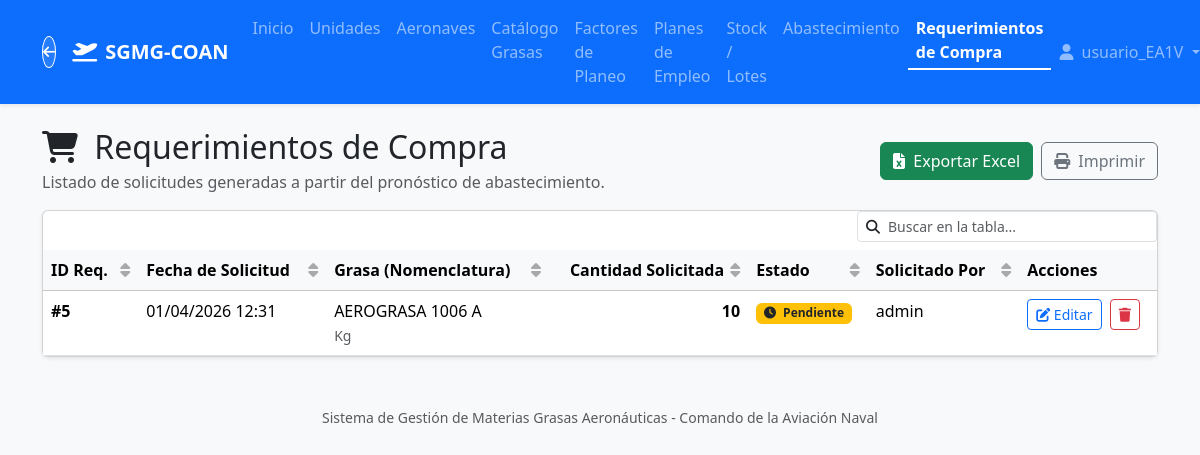
The page /procurement/requirements/ (signed in) on the database its author committed.
### core/models.py (models this page shows, shortened)
class CustomUser(AbstractUser):
    unit = models.ForeignKey(
        'Unit',
        on_delete=models.SET_NULL,
        null=True,
        blank=True,
        related_name='users',
        verbose_name="Unidad / Escuadrilla Asignada",
        help_text="Asignar una unidad para restringir al usuario a consumos únicamente de esta ubicación."
    )

class ProcurementRequirement(models.Model):
    STATUS_CHOICES = [
        ('PENDING', 'Pendiente de Compra'),
        ('ORDERED', 'En proceso de Compra'),
        ('DELIVERED', 'Recibido / Completado'),
        ('CANCELLED', 'Cancelado'),
    ]
    grease_type = models.ForeignKey(GreaseType, on_delete=models.CASCADE, related_name="requirements", verbose_name="Tipo de Grasa")
    requested_quantity = models.DecimalField(max_digits=10, decimal_places=2, verbose_name="Cantidad Requerida")
    request_date = models.DateTimeField(auto_now_add=True, verbose_name="Fecha de Solicitud")
    requested_by = models.ForeignKey(CustomUser, on_delete=models.SET_NULL, null=True, verbose_name="Solicitado Por")
    status = models.CharField(max_length=20, choices=STATUS_CHOICES, default='PENDING', verbose_name="Estado")
    notes = models.TextField(blank=True, null=True, verbose_name="Observaciones")
    class Meta:
        verbose_name = "Requerimiento de Adquisición"
        verbose_name_plural = "Requerimientos de Adquisición"
        ordering = ['-request_date']

class GreaseType(models.Model):
    unidad = models.CharField(max_length=50, verbose_name="UNIDAD")
    nomenclatura = models.CharField(max_length=150, verbose_name="NOMENCLATURA")
    nne_nsn = models.CharField(max_length=100, verbose_name="N.N.E. / N.S.N.", blank=True, null=True)
    sibys = models.CharField(max_length=100, verbose_name="SIBYS", blank=True, null=True)
    nato = models.CharField(max_length=100, verbose_name="NATO", blank=True, null=True)
    normas_mil_otras = models.CharField(max_length=200, verbose_name="NORMAS MIL / OTRAS", blank=True, null=True)
    shelf_life_months = models.PositiveIntegerField(verbose_name="Vida Útil Total (Meses)")
    recertification_allowed = models.BooleanField(default=False, verbose_name="Permite Re-certificación")
    minimum_stock = models.DecimalField(max_digits=10, decimal_places=2, default=0, verbose_name="Stock Mínimo Permanente", help_text="Punto de pedido. El sistema enviará alertas si el stock cae por debajo de esta cantidad.")
    class Meta:
        verbose_name = "Tipo de Grasa / Aceite"
        verbose_name_plural = "Tipos de Grasas / Aceites"

### core/views.py (the view)
# urls.py: path('procurement/requirements/', views.ProcurementRequirementListView.as_view(), name='requirement_list'),
class ProcurementRequirementListView(ActiveUserRequiredMixin, ListView):
    model = ProcurementRequirement
    template_name = 'core/procurementrequirement_list.html'
    context_object_name = 'requirements'
    def get_queryset(self):
        return super().get_queryset().order_by('-request_date')

### core/templatetags/core_filters.py (called while the page is built)
@register.filter
def smart_number(value):
    try:
        if isinstance(value, Decimal):
            d = value.normalize()
            if d == d.to_integral():
                return int(d)
            return d
        f_val = float(value)
        rounded_val = round(f_val, 4)
        if rounded_val.is_integer():
            return int(rounded_val)
        return rounded_val
    except (ValueError, TypeError):
        return value

### core/views.py (called while the page is built)
    def test_func(self):
        user = self.request.user
        if not user.is_authenticated:
            return False
        return user.is_superuser or user.groups.filter(name__in=['Administrador', 'Logistica']).exists() or user.unit is not None

### core/templates/core/procurementrequirement_list.html (shortened to what this page needs)
{% extends 'base.html' %}
{% load core_filters %}
{% block content %}
<div class="d-flex justify-content-between align-items-center mt-4 mb-3">
    <div>
        <h2 class="mb-0"><i class="fa-solid fa-cart-shopping me-2"></i> Requerimientos de Compra</h2>
        <p class="text-muted mb-0 mt-1">Listado de solicitudes generadas a partir del pronóstico de abastecimiento.</p>
    </div>
    <div class="d-flex gap-2 no-print">
        <a href="{% url 'export_requirements_csv' %}" class="btn btn-success" title="Exportar a Excel (CSV)">
            <i class="fa-solid fa-file-excel me-1"></i> Exportar Excel
        </a>
        <button onclick="window.print()" class="btn btn-outline-secondary" title="Imprimir listado">
            <i class="fa-solid fa-print me-1"></i> Imprimir
        </button>
    </div>
</div>
<div class="card shadow-sm">
    <div class="card-body p-0">
        <div class="table-responsive">
            <table class="table table-hover mb-0">
                <thead class="table-light">
                    <tr>
                        <th>ID Req.</th>
                        <th>Fecha de Solicitud</th>
                        <th>Grasa (Nomenclatura)</th>
                        <th class="text-end">Cantidad Solicitada</th>
                        <th>Estado</th>
                        <th>Solicitado Por</th>
                        <th class="no-print">Acciones</th>
                    </tr>
                </thead>
                <tbody>
                    {% for req in requirements %}
                    <tr>
                        <td><strong>#{{ req.id }}</strong></td>
                        <td data-sort="{{ req.request_date|date:'Y-m-d' }}">{{ req.request_date|date:"d/m/Y H:i" }}</td>
                        <td>{{ req.grease_type.nomenclatura }} <br><small class="text-muted">{{ req.grease_type.unidad }}</small></td>
                        <td class="text-end"><strong>{{ req.requested_quantity|smart_number }}</strong></td>
                        <td>
                            {% if req.status == 'PENDING' %}
                                <span class="badge bg-warning text-dark"><i class="fa-solid fa-clock me-1"></i> Pendiente</span>
                            {% elif req.status == 'ORDERED' %}
                                <span class="badge bg-primary"><i class="fa-solid fa-truck-fast me-1"></i> En Compra</span>
                            {% elif req.status == 'DELIVERED' %}
                                <span class="badge bg-success"><i class="fa-solid fa-check me-1"></i> Completado</span>
                            {% elif req.status == 'CANCELLED' %}
                                <span class="badge bg-danger"><i class="fa-solid fa-xmark me-1"></i> Cancelado</span>
                            {% endif %}
                        </td>
                        <td>{{ req.requested_by.username|default:"-" }}</td>
                        <td class="no-print">
                            <a href="{% url 'requirement_update' req.id %}" class="btn btn-sm btn-outline-primary" title="Actualizar Estado o Notas"><i class="fa-solid fa-pen-to-square"></i> Editar</a>
                            <form method="post" action="{% url 'requirement_delete' req.id %}" class="d-inline" onsubmit="return confirm('¿Eliminar el requerimiento #{{ req.id }} de {{ req.grease_type.nomenclatura }}?');">
                                <button type="submit" class="btn btn-sm btn-outline-danger ms-1" title="Eliminar Requerimiento"><i class="fa-solid fa-trash"></i></button>
                            </form>
                        </td>
                    </tr>
                    {% empty %}
                    <tr>
                        <td colspan="7" class="text-center py-4 text-muted">No hay requerimientos de compra generados.</td>
                    </tr>
                    {% endfor %}
                </tbody>
            </table>
        </div>
    </div>
</div>
{% endblock %}

### templates/base.html (shortened to what this page needs)
<!DOCTYPE html>
{% load static %}
<html lang="es">
<head>
    <link href="https://cdn.jsdelivr.net/npm/bootstrap@5.3.2/dist/css/bootstrap.min.css" rel="stylesheet">
    <link rel="stylesheet" href="https://cdnjs.cloudflare.com/ajax/libs/font-awesome/6.4.2/css/all.min.css">
    <link href="{% static 'css/style.css' %}" rel="stylesheet">
</head>
<body class="bg-light">
    {% block navbar %}
    <nav class="navbar navbar-expand-lg navbar-dark bg-primary shadow-sm mb-4">
        <div class="container">
            <a href="/" class="btn btn-sm text-white border-white me-3" style="border-radius: 50%; width: 32px; height: 32px; padding: 0; display: flex; align-items: center; justify-content: center; background: rgba(255,255,255,0.1);" title="Volver al Portal">
                <i class="fa-solid fa-arrow-left"></i>
            </a>
            <a class="navbar-brand d-flex align-items-center" href="{% url 'home' %}">
                <i class="fa-solid fa-plane-departure me-2"></i>
                <strong>SGMG-COAN</strong>
            </a>
            <div class="collapse navbar-collapse" id="navbarNav">
                <ul class="navbar-nav me-auto">
                    <li class="nav-item">
                        <a class="nav-link {% if request.resolver_match.url_name == 'home' %}active fw-bold text-white border-bottom border-2 border-white pb-1{% endif %}" href="{% url 'home' %}">Inicio</a>
                    </li>
                    {% if user.is_authenticated %}
                    <li class="nav-item">
                        <a class="nav-link " href="{% url 'unit_list' %}">Unidades</a>
                    </li>
                    <li class="nav-item">
                        <a class="nav-link {% if 'aircraft' in request.resolver_match.url_name %}active fw-bold text-white border-bottom border-2 border-white pb-1{% endif %}" href="{% url 'aircraft_list' %}">Aeronaves</a>
                    </li>
                    <li class="nav-item">
                        <a class="nav-link " href="{% url 'grease_list' %}">Catálogo Grasas</a>
                    </li>
                    <li class="nav-item">
                        <a class="nav-link {% if 'association' in request.resolver_match.url_name %}active fw-bold text-white border-bottom border-2 border-white pb-1{% endif %}" href="{% url 'association_list' %}">Factores de Planeo</a>
                    </li>
                    <li class="nav-item">
                        <a class="nav-link {% if 'flightplan' in request.resolver_match.url_name %}active fw-bold text-white border-bottom border-2 border-white pb-1{% endif %}" href="{% url 'flightplan_list' %}">Planes de Empleo</a>
                    </li>
                    <li class="nav-item">
                        <a class="nav-link " href="{% url 'batch_list' %}">Stock / Lotes</a>
                    </li>
                    <li class="nav-item">
                        <a class="nav-link " href="{% url 'procurement_forecast' %}">Abastecimiento</a>
                    </li>
                    <li class="nav-item">
                        <a class="nav-link {% if 'requirement' in request.resolver_match.url_name %}active fw-bold text-white border-bottom border-2 border-white pb-1{% endif %}" href="{% url 'requirement_list' %}">Requerimientos de Compra</a>
                    </li>
                    {% endif %}
                </ul>
                <ul class="navbar-nav ms-auto">
                    {% if user.is_authenticated %}
                        <li class="nav-item dropdown">
                            <a class="nav-link dropdown-toggle" href="#" id="navbarDropdown" role="button" data-bs-toggle="dropdown" aria-expanded="false">
                                <i class="fa-solid fa-user me-1"></i> {{ user.username }}
                            </a>
                        </li>
                    {% else %}
                        <li class="nav-item">
                            <a class="nav-link" href="{% url 'login' %}">Iniciar Sesión</a>
                        </li>
                    {% endif %}
                </ul>
            </div>
        </div>
    </nav>
    {% endblock navbar %}
    <div class="container">
        {% block content %}
        {% endblock %}
    </div>
    <footer class="text-center mt-5 mb-3 text-muted">
        <small>Sistema de Gestión de Materias Grasas Aeronáuticas - Comando de la Aviación Naval</small>
    </footer>
</body>
</html>

### rows shown on the page
CustomUser: username "usuario_EA1V"
ProcurementRequirement: id "5", request_date "01/04/2026 12:31", grease_type.nomenclatura "AEROGRASA 1006 A", grease_type.unidad "Kg", requested_quantity|smart_number "10", status "PENDING" (drawn), requested_by.username "admin"
